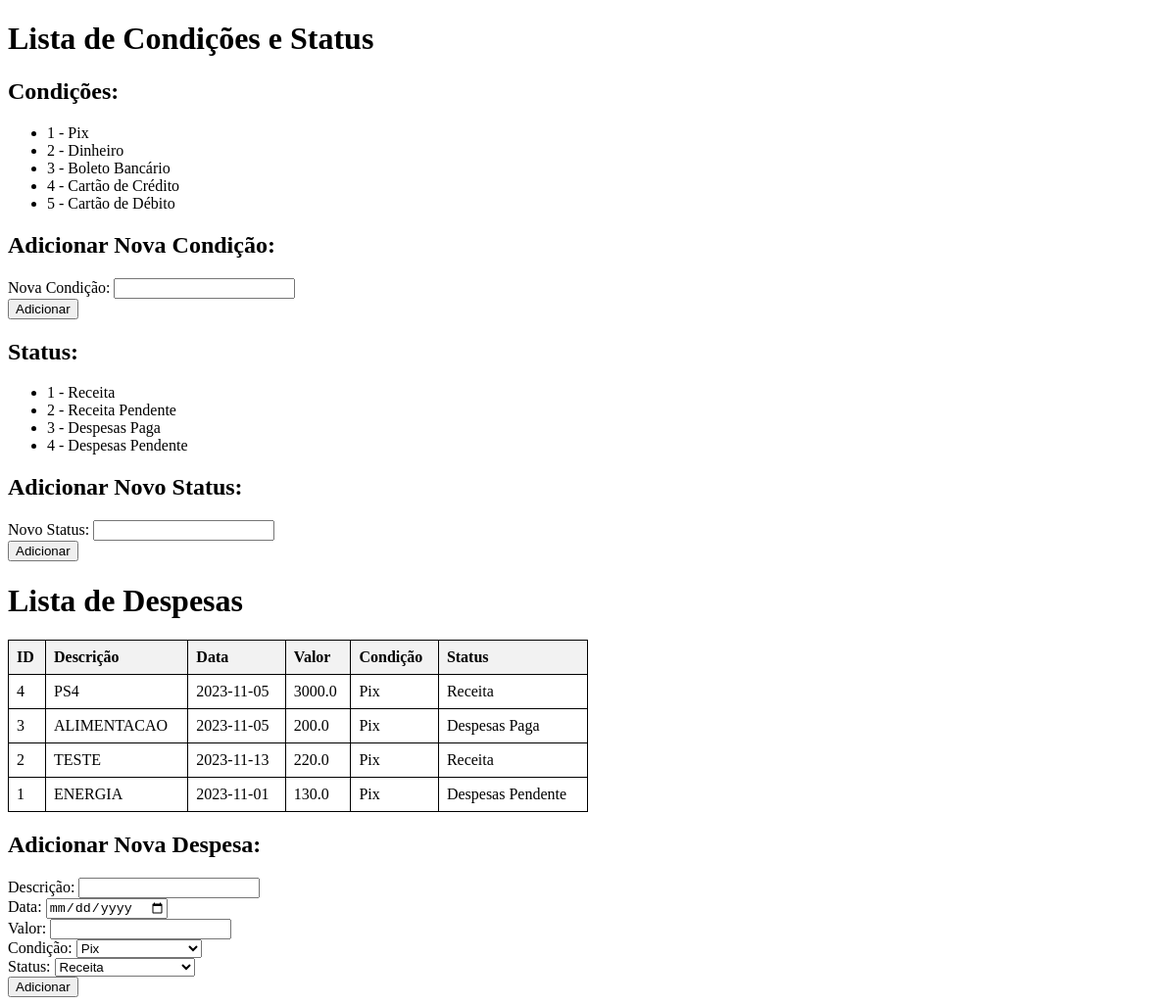
The page / on the database its author committed.
### tables this page shows
CREATE TABLE codicoes (
            id INTEGER PRIMARY KEY AUTOINCREMENT,
            descricao TEXT NOT NULL UNIQUE
        );

CREATE TABLE status (
            id INTEGER PRIMARY KEY AUTOINCREMENT,
            descricao TEXT NOT NULL UNIQUE
        );

CREATE TABLE despesas (
            id INTEGER PRIMARY KEY AUTOINCREMENT,
            descricao TEXT NOT NULL,
            data DATETIME NOT NULL,
            valor REAL NOT NULL,
            id_condicao INTEGER,
            id_status INTEGER,
            FOREIGN KEY(id_condicao) REFERENCES codicoes(id),
            FOREIGN KEY(id_status) REFERENCES status(id)
        );

### app.py (the view)
@app.route('/')
def index():
    condicoes = banco.selectCondicoes()
    status = banco.selectStatus()
    despesas = banco.selecionarDespesas()
    return render_template('index.html', condicoes=condicoes, status=status, despesas=despesas)

### model.py (called while the page is built)
    def abrirConexao(self):
        try:
            self.connection = sqlite3.connect('database.db')
        except sqlite3.Error as error:
            print("Falha ao se conectar ao banco de dados", error)

    def selectCondicoes(self):
        self.abrirConexao()
        select_query = "SELECT * FROM codicoes"
        condicoes = []
        try:
            cursor = self.connection.cursor()
            cursor.execute(select_query)
            condicoes = cursor.fetchall()
        except sqlite3.Error as error:
            print("Falha ao retornar condições", error)
        finally:
            if self.connection:
                cursor.close()
                self.connection.close()
                print("A conexão com o banco de dados foi fechada")
        return condicoes

    def selectStatus(self):
        self.abrirConexao()
        select_query = "SELECT * FROM status"
        status = []
        try:
            cursor = self.connection.cursor()
            cursor.execute(select_query)
            status = cursor.fetchall()
        except sqlite3.Error as error:
            print("Falha ao retornar status", error)
        finally:
            if self.connection:
                cursor.close()
                self.connection.close()
                print("A conexão com o banco de dados foi fechada")
        return status

### templates/index.html (shortened to what this page needs)
<!DOCTYPE html>
<html lang="pt-br">
<head>
</head>
<body>
    <h1>Lista de Condições e Status</h1>
    <h2>Condições:</h2>
    <ul>
        {% for condicao in condicoes %}
            <li>{{ condicao[0] }} - {{ condicao[1] }}</li>
        {% endfor %}
    </ul>
    <h2>Adicionar Nova Condição:</h2>
    <form action="/adicionar_condicao" method="post">
        <label for="nova_condicao">Nova Condição:</label>
        <input type="text" id="nova_condicao" name="nova_condicao" required><br>
        <input type="submit" value="Adicionar">
    </form>
    <h2>Status:</h2>
    <ul>
        {% for stat in status %}
            <li>{{ stat[0] }} - {{ stat[1] }}</li>
        {% endfor %}
    </ul>
    <h2>Adicionar Novo Status:</h2>
    <form action="/adicionar_status" method="post">
        <label for="novo_status">Novo Status:</label>
        <input type="text" id="novo_status" name="novo_status" required><br>
        <input type="submit" value="Adicionar">
    </form>
    <h1>Lista de Despesas</h1>
    <table>
        <thead>
            <tr>
                <th>ID</th>
                <th>Descrição</th>
                <th>Data</th>
                <th>Valor</th>
                <th>Condição</th>
                <th>Status</th>
            </tr>
        </thead>
        <tbody>
            {% for despesa in despesas %}
                <tr>
                    <td>{{ despesa[0] }}</td>
                    <td>{{ despesa[1] }}</td>
                    <td>{{ despesa[2] }}</td>
                    <td>{{ despesa[3] }}</td>
                    <td>{{ despesa[4] }}</td>
                    <td>{{ despesa[5] }}</td>
                </tr>
            {% endfor %}
        </tbody>
    </table>
    <h2>Adicionar Nova Despesa:</h2>
    <form action="/adicionar_despesa" method="post">
        <label for="descricao">Descrição:</label>
        <input type="text" id="descricao" name="descricao" required><br>
        <label for="data">Data:</label>
        <input type="date" id="data" name="data" required><br>
        <label for="valor">Valor:</label>
        <input type="number" id="valor" name="valor" required><br>
        <label for="condicao">Condição:</label>
        <select id="condicao" name="condicao">
            {% for condicao in condicoes %}
                <option value="{{ condicao[1] }}">{{ condicao[1] }}</option>
            {% endfor %}
        </select><br>
        <label for="status">Status:</label>
        <select id="status" name="status">
            {% for stat in status %}
                <option value="{{ stat[1] }}">{{ stat[1] }}</option>
            {% endfor %}
        </select><br>
        <input type="submit" value="Adicionar">
    </form>
</body>
</body>
</html>

### templates/index.html (style rules this page uses)
table { width: 50%; border-collapse: collapse; margin: 20px 0; }
th, td { border: 1px solid black; padding: 8px; text-align: left; }
th { background-color: #f2f2f2; }

### rows shown on the page
codicoes: id "1", descricao "Pix"
codicoes: id "2", descricao "Dinheiro"
codicoes: id "3", descricao "Boleto Bancário"
codicoes: id "4", descricao "Cartão de Crédito"
codicoes: id "5", descricao "Cartão de Débito"
status: id "1", descricao "Receita"
status: id "2", descricao "Receita Pendente"
status: id "3", descricao "Despesas Paga"
status: id "4", descricao "Despesas Pendente"
despesas: id "4", descricao "PS4", data "2023-11-05", valor "3000.0", descricao "Pix", descricao "Receita"
despesas: id "3", descricao "ALIMENTACAO", data "2023-11-05", valor "200.0", descricao "Pix", descricao "Despesas Paga"
despesas: id "2", descricao "TESTE", data "2023-11-13", valor "220.0", descricao "Pix", descricao "Receita"
despesas: id "1", descricao "ENERGIA", data "2023-11-01", valor "130.0", descricao "Pix", descricao "Despesas Pendente"

### other values the page prints
form field condicao "Pix"
form field status "Receita"
